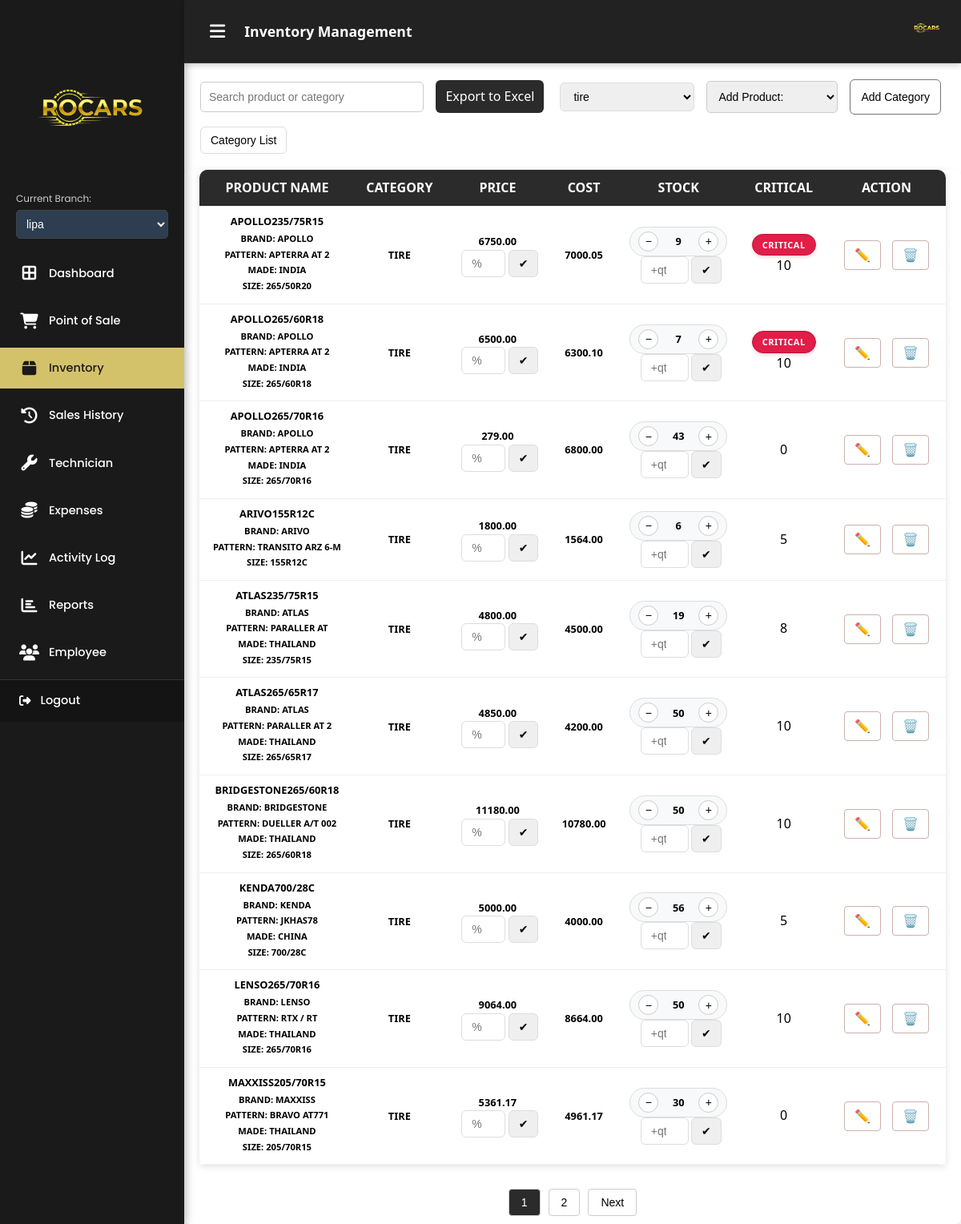
The app's page /inventorysearchmodal.php (signed in) with its own data.
### tables this page shows
CREATE TABLE `inventory` (
  `inventory_id` int(11) NOT NULL,
  `branch_id` int(11) NOT NULL,
  `product_id` int(11) NOT NULL,
  `quantity` int(11) NOT NULL DEFAULT 0
);

CREATE TABLE `products` (
  `product_id` int(11) NOT NULL,
  `cat_id` int(11) NOT NULL,
  `product_name` varchar(100) NOT NULL,
  `price` decimal(10,2) NOT NULL,
  `cost` decimal(10,2) NOT NULL,
  `detail1` varchar(255) DEFAULT NULL,
  `detail2` varchar(255) DEFAULT NULL,
  `detail3` varchar(255) DEFAULT NULL,
  `detail4` varchar(255) DEFAULT NULL,
  `detail5` varchar(255) DEFAULT NULL,
  `detail6` varchar(255) DEFAULT NULL,
  `critical_stock_level` int(11) DEFAULT NULL
);

CREATE TABLE `categories` (
  `category_id` int(11) NOT NULL,
  `category_name` varchar(100) NOT NULL
);

### inventorysearchmodal.php (the view, shortened to what this page needs)
<?php
global $conn;
$branch_id = isset($_SESSION['branch_id']) ? (int)$_SESSION['branch_id'] : 1;
$recordPerPage = 10;
$page = max(1, (int)($_GET['page'] ?? 1));
$search = trim($_GET['search'] ?? '');
$category_filter = trim($_GET['category'] ?? '9');
$offset = ($page - 1) * $recordPerPage;
$whereSQL = "WHERE i.branch_id = ?";
$bindTypes = "i";
$bindValues = [$branch_id];
if (!empty($category_filter)) {
    $whereSQL .= " AND c.category_id = ?";
    $bindTypes .= "i";
    $bindValues[] = (int)$category_filter;
}
$countSQL = "SELECT COUNT(DISTINCT p.product_id)
             FROM products p
             INNER JOIN inventory i ON p.product_id = i.product_id
             LEFT JOIN categories c ON p.cat_id = c.category_id
             LEFT JOIN tire_details t ON p.product_id = t.product_id
             $whereSQL";
$stmtTotal = $conn->prepare($countSQL);
$stmtTotal->bind_param($bindTypes, ...$bindValues);
$stmtTotal->execute();
$stmtTotal->bind_result($totalRows);
$totalPages = ceil($totalRows / $recordPerPage);
$dataBindTypes = $bindTypes . "ii";
$dataBindValues = $bindValues;
array_push($dataBindValues, $offset, $recordPerPage);
$stmt = $conn->prepare($dataSQL);
$stmt->bind_param($dataBindTypes, ...$dataBindValues);
$stmt->execute();
$result = $stmt->get_result();
$categoryQuery = $conn->query("SELECT category_id, category_name FROM categories");
$selected_category = $category_filter;
?>
<!DOCTYPE html>
<html lang="en">
<head>
<link rel="stylesheet" href="assets/css/sidebar.css">
<link rel="stylesheet" href="assets/css/topbar.css">
<link rel = "stylesheet" href="assets/css/inventorysearchmodal.css">
<link rel="stylesheet" href="https://cdnjs.cloudflare.com/ajax/libs/font-awesome/6.5.0/css/all.min.css">
</head>
<body>
<?php include 'includes/sidebar.php';  ?>
<div class="main-content" id="mainContent">
    <div class="topbar">
        <i class="fa-solid fa-bars toggle" id="toggleBtn" aria-label="Toggle sidebar"></i>
        <h1>Inventory Management</h1>
        <div class="logo">
            <img src="images/rocarsn.png" alt="Logo" class="logo-img">
        </div>
    </div>
<div class="inventory-controls">
    <div class="controls-row">
        <input type="text" id="searchInput" class="search-input" placeholder="Search product or category" value="<?= htmlspecialchars($search) ?>" autocomplete="off">
        <a href="includes/export_inventory.php?search=<?= urlencode($search) ?>&category=<?= urlencode($category_filter) ?>" class="btn btn-primary export-btn">Export to Excel</a>
<select id="Category" onchange="refreshInventoryModal(1)">
    <?php if ($categoryQuery): ?>
        <?php while($category = $categoryQuery->fetch_assoc()): ?>
            <option value="<?= $category['category_id'] ?>"
                <?= ($selected_category == $category['category_id']) ? 'selected' : '' ?>>
                <?= htmlspecialchars($category['category_name']); ?>
            </option>
        <?php endwhile; ?>
    <?php endif; ?>
</select>
        <select name="addProducts" id="categorySelect" class="category-select">
            <option value="">Add Product:</option>
        </select>
        <button id="openCategoryModal" class="btn btn-secondary add-category-btn" style="background-color:white; color:black; border:1px solid #777575">Add Category</button>
        <button id="categoryList" class="btn category-list">Category List</button>
    </div>
</div>
        <div id="inventoryTableContainer">
<!DOCTYPE html>
<html lang="en">
<head>
</head>
<body>
    <div class="container">
        <div class="table-wrapper">
            <table class="inventory-table">
                <thead>
                    <tr>
                        <th>Product Name</th>
                        <th>Category</th>
                        <th>Price</th>
                        <th>Cost</th>
                        <th>Stock</th>
                        <th>Critical</th>
                        <th>Action</th>
                    </tr>
                </thead>
                <tbody id="inventoryTableBody">
                    <?php if ($result->num_rows > 0): ?>
                        <?php while ($row = $result->fetch_assoc()): ?>
                            <tr class="inventory-row"
                                data-category="<?= htmlspecialchars($row['category_name']) ?>"
                                data-product-id="<?= htmlspecialchars($row['product_id']) ?>"
                                data-tire-id="<?= $row['tire_id'] ?? '' ?>"
                                data-accessories-id="<?= $row['accessories_id'] ?? '' ?>"
                                data-battery-id="<?= $row['battery_id'] ?? '' ?>"
                                data-oil-id="<?= htmlspecialchars($row['oil_id'] ?? '') ?>"
                                data-filter-id="<?= $row['filter_id'] ?? '' ?>"
                                data-lugnut-id="<?= $row['lugnut_id'] ?? '' ?>"
                                data-mags-id="<?= $row['mags_id'] ?? '' ?>"
                                data-mechanical-id="<?= $row['mechanical_id'] ?? '' ?>"
                                data-motortire-id="<?= $row['motortire_id'] ?? '' ?>"
                                data-nitrogen-id="<?= $row['nitrogen_id'] ?? '' ?>"
                                data-tirevalve-id="<?= $row['tirevalve_id'] ?? '' ?>"
                                data-wheel-id="<?= $row['wheel_id'] ?? '' ?>"
                                data-other-id="<?= htmlspecialchars($row['id'] ?? '') ?>"
                                data-product-name="<?= htmlspecialchars($row['product_name']) ?>"
                                data-critical ="<?= htmlspecialchars($row['critical_stock_level']) ?>"
                                >
                                <td class="product-details" >
                                    <?php
                                    $details = [];
                                    if (!empty($row['product_name'])) {
                                        $details[] = "<strong>" . htmlspecialchars($row['product_name']) . "</strong>";
                                    }
                                    if ($row['category_id'] == 1) {
                                        if (!empty($row['typeofaccessories'])) $details[] = "Type: " . htmlspecialchars($row['typeofaccessories']);
                                    }
                                    elseif ($row['category_id'] == 2) {
                                        if (!empty($row['battery_brand'])) $details[] = "Brand: " . htmlspecialchars($row['battery_brand']);
                                        if (!empty($row['battery_voltage'])) $details[] = "Voltage: " . htmlspecialchars($row['battery_voltage']) . "V";
                                    }
                                    elseif ($row['category_id'] == 3) {
                                        if (!empty($row['eo_brand'])) $details[] = "Brand: " . htmlspecialchars($row['eo_brand']);
                                        if (!empty($row['oiltype'])) $details[] = "Oil Type: " . htmlspecialchars($row['oiltype']);
                                        if (!empty($row['eo_capacity'])) $details[] = "Capacity: " . htmlspecialchars($row['eo_capacity']);
                                    }
                                    elseif ($row['category_id'] == 4) {
                                        if (!empty($row['filter_brand'])) $details[] = "Brand: " . htmlspecialchars($row['filter_brand']);
                                        if (!empty($row['typeoffilter'])) $details[] = "Type: " . htmlspecialchars($row['typeoffilter']);
                                    }
                                    elseif ($row['category_id'] == 5) {
                                        if (!empty($row['typeoflugnut'])) $details[] = "Type: " . htmlspecialchars($row['typeoflugnut']);
                                        if (!empty($row['lugnut_size'])) $details[] = "Size: " . htmlspecialchars($row['lugnut_size']);
                                    }
                                    elseif ($row['category_id'] == 7) {
                                        $details[] = "No detailed specs.";
                                    }
                                    elseif ($row['category_id'] == 9) {
                                        if (!empty($row['tire_brand'])) $details[] = "Brand: " . htmlspecialchars($row['tire_brand']);
                                        if (!empty($row['tire_pattern'])) $details[] = "Pattern: " . htmlspecialchars($row['tire_pattern']);
                                        if (!empty($row['tire_made'])) $details[] = "Made: " . htmlspecialchars($row['tire_made']);
                                        if (!empty($row['tire_size'])) $details[] = "Size: " . htmlspecialchars($row['tire_size']);
                                    }
                                    elseif ($row['category_id'] == 10) {
                                        if (!empty($row['tv_type'])) $details[] = "Valve Type: " . htmlspecialchars($row['tv_type']);
                                        if (!empty($row['tv_material'])) $details[] = "Material: " . htmlspecialchars($row['tv_material']);
                                        if (!empty($row['tv_color'])) $details[] = "Color: " . htmlspecialchars($row['tv_color']);
                                    }
                                    elseif ($row['category_id'] == 11) {
                                        if (!empty($row['ww_model'])) $details[] = "Model: " . htmlspecialchars($row['ww_model']);
                                        if (!empty($row['ww_weight'])) $details[] = "Weight: " . htmlspecialchars($row['ww_weight']);
                                        if (!empty($row['ww_material'])) $details[] = "Material: " . htmlspecialchars($row['ww_material']);
                                    }
                                    if (!empty($details)) {
                                        echo "<ul><li>" . implode("</li><li>", $details) . "</li></ul>";
                                    } else {
                                        echo "No details available.";
                                    }
                                    ?>
                                </td>
                                <td class="category"><?= htmlspecialchars($row['category_name']) ?></td>
                                <td class="price">
                                <span class="currentPrice">
                                    <?= htmlspecialchars($row['price']) ?>
                                </span><br>
                                <input
                                    type="number"
                                    class="percentInput"
                                    placeholder="%"
                                    min="0"
                                    style="width:55px; margin-left:6px;"
                                    data-product-id="<?= $row['product_id'] ?>"
                                    data-original-price="<?= $row['price'] ?>"
                                >
                                <button
                                    type="button"
                                    class="savePriceBtn"
                                    title="Save price"
                                >✔</button>
                            </td>
                                <td class="cost"><?= htmlspecialchars($row['cost']) ?></td>
                            <td class="quantity">
                                <div class="qty-control" id="qty-<?= $row['inventory_id'] ?>" data-inventory-id="<?= $row['inventory_id'] ?>"> <button class="qty-btn minus" data-action="minus">−</button>
                                <span class="qty-value"><?= (int)$row['quantity'] ?></span>
                                 <button class="qty-btn plus" data-action="plus">+</button>
                                </div><br>
                                <input
                                    type="number"
                                    class="qtyInput"
                                    placeholder="+qty"
                                    min="1"
                                    style="width:60px; margin-left:6px;"
                                    data-inventory-id="<?= $row['inventory_id'] ?>"
                                    data-current-qty="<?= (int)$row['quantity'] ?>"
                                >
                                <button
                                    type="button"
                                    class="saveQtyBtn"
                                    title="Add quantity"
                                >✔</button>
                            </td>
                                <td class="critical">
                                <?php if( $row['is_critical']): ?>
                                    <div class="<?= $row['is_critical'] ? 'critical-row' : '' ?>">critical</div><br>
                                <?php endif; ?>
                                <?= htmlspecialchars($row['critical_stock_level']) ?>
                                </td>
                                <td class="actions">
                                    <button class="editBtn" title="Edit Product">✏️</button>
                                    <button class="deleteBtn" data-product-id="<?= $row['product_id'] ?>" title="Delete Product">🗑️</button>
                                </td>
                            </tr>
                        <?php endwhile; ?>
                    <?php endif; ?>
                </tbody>
            </table>
    </div>
<?php if($totalPages>1): ?>
<div class="pagination" style="display: flex; justify-content: center; gap: 10px; margin-top: 20px;">
<?php for($i=1;$i<=$totalPages;$i++): ?>
<button class="page-btn <?= $i==$page?'active':'' ?>" data-page="<?= $i ?>" style="padding: 8px 15px; border: 1px solid #ccc; background: <?= $i==$page?'#2b2b2b':'white' ?>; color: <?= $i==$page?'white':'black' ?>; cursor: pointer; border-radius: 4px;"><?= $i ?></button>
<?php endfor; ?>
<?php if($page<$totalPages): ?><button class="page-btn" data-page="<?= $page+1 ?>" style="padding: 8px 15px; border: 1px solid #ccc; background: white; cursor: pointer; border-radius: 4px;">Next</button><?php endif; ?>
</div>
<?php endif; ?>
<?php if (!isset($_GET['is_ajax'])):  ?>
        </div>
    </div>
</div>
</body>
</html>
<?php endif;     ?>

### assets/css/sidebar.css (style rules this page uses)
:root { --sidebar-bg: #1a1a1a; --sidebar-hover-bg: #d4c26a; --sidebar-text: #ffffff; --sidebar-muted: #b3b3b3; --sidebar-border: #333333; --sidebar-footer-bg: #141414; --sidebar-active-border: #d4c26a; --sidebar-transition: all 0.3s ease; }
* { transition: background-color 0.2s, color 0.2s, border-color 0.2s; }
:root { --bg: #fff; --card-bg: #222; --text: #fff; --text-muted: #b3b3b3; --accent: #d4c26a; --accent-hover: #e6d88a; --border: #333; --shadow: 0 8px 24px rgba(0, 0, 0, 0.3); --radius: 12px; --transition: all 0.3s ease; --sidebar-width: 230px; }
*, *::before, *::after { box-sizing: border-box; margin: 0; padding: 0; }
html, body { height: 100%; font-family: 'Poppins', sans-serif; background: var(--bg); color: var(--text); line-height: 1.6; }
.main-content { flex: 1; margin-left: var(--sidebar-width); transition: margin-left 0.3s ease; min-height: 100vh; background: var(--bg); }

### assets/css/topbar.css (style rules this page uses)
.topbar { position: sticky; top: 0; display: flex; align-items: center; gap: 16px; padding: 16px 24px; background: var(--card-bg); border-bottom: 1px solid var(--border); box-shadow: 0 2px 8px rgba(0, 0, 0, 0.2); z-index: 9999; }
.topbar .toggle { font-size: 22px; cursor: pointer; padding: 8px; border-radius: 8px; color: var(--text); transition: var(--transition); }
.topbar h1 { margin: 0; font-size: 1.1rem; font-weight: 600; color: var(--text); }
.topbar .logo { margin-left: auto; }
.topbar .logo-img { height: 38px; filter: brightness(1.1); }

### records on screen
inventory: product.product_name "APOLLO235/75R15", details "BRAND: APOLLO PATTERN: APTERRA AT 2 MADE: INDIA SIZE: 265/50R20", categories.category_name "TIRE", product.price "6750.00", product.cost "7000.05", quantity "9", shows "CRITICAL", product.critical_stock_level "10"
inventory: product.product_name "APOLLO265/60R18", details "BRAND: APOLLO PATTERN: APTERRA AT 2 MADE: INDIA SIZE: 265/60R18", categories.category_name "TIRE", product.price "6500.00", product.cost "6300.10", quantity "7", shows "CRITICAL", product.critical_stock_level "10"
inventory: product.product_name "APOLLO265/70R16", details "BRAND: APOLLO PATTERN: APTERRA AT 2 MADE: INDIA SIZE: 265/70R16", categories.category_name "TIRE", product.price "279.00", product.cost "6800.00", quantity "43", product.critical_stock_level "0"
inventory: product.product_name "ARIVO155R12C", details "BRAND: ARIVO PATTERN: TRANSITO ARZ 6-M SIZE: 155R12C", categories.category_name "TIRE", product.price "1800.00", product.cost "1564.00", quantity "6", product.critical_stock_level "5"
inventory: product.product_name "ATLAS235/75R15", details "BRAND: ATLAS PATTERN: PARALLER AT MADE: THAILAND SIZE: 235/75R15", categories.category_name "TIRE", product.price "4800.00", product.cost "4500.00", quantity "19", product.critical_stock_level "8"
inventory: product.product_name "ATLAS265/65R17", details "BRAND: ATLAS PATTERN: PARALLER AT 2 MADE: THAILAND SIZE: 265/65R17", categories.category_name "TIRE", product.price "4850.00", product.cost "4200.00", quantity "50", product.critical_stock_level "10"
inventory: product.product_name "BRIDGESTONE265/60R18", details "BRAND: BRIDGESTONE PATTERN: DUELLER A/T 002 MADE: THAILAND SIZE: 265/60R18", categories.category_name "TIRE", product.price "11180.00", product.cost "10780.00", quantity "50", product.critical_stock_level "10"
inventory: product.product_name "KENDA700/28C", details "BRAND: KENDA PATTERN: JKHAS78 MADE: CHINA SIZE: 700/28C", categories.category_name "TIRE", product.price "5000.00", product.cost "4000.00", quantity "56", product.critical_stock_level "5"
inventory: product.product_name "LENSO265/70R16", details "BRAND: LENSO PATTERN: RTX / RT MADE: THAILAND SIZE: 265/70R16", categories.category_name "TIRE", product.price "9064.00", product.cost "8664.00", quantity "50", product.critical_stock_level "10"
inventory: product.product_name "MAXXISS205/70R15", details "BRAND: MAXXISS PATTERN: BRAVO AT771 MADE: THAILAND SIZE: 205/70R15", categories.category_name "TIRE", product.price "5361.17", product.cost "4961.17", quantity "30", product.critical_stock_level "0"

### other values on screen
form field value "lipa"
form field value "tire"
